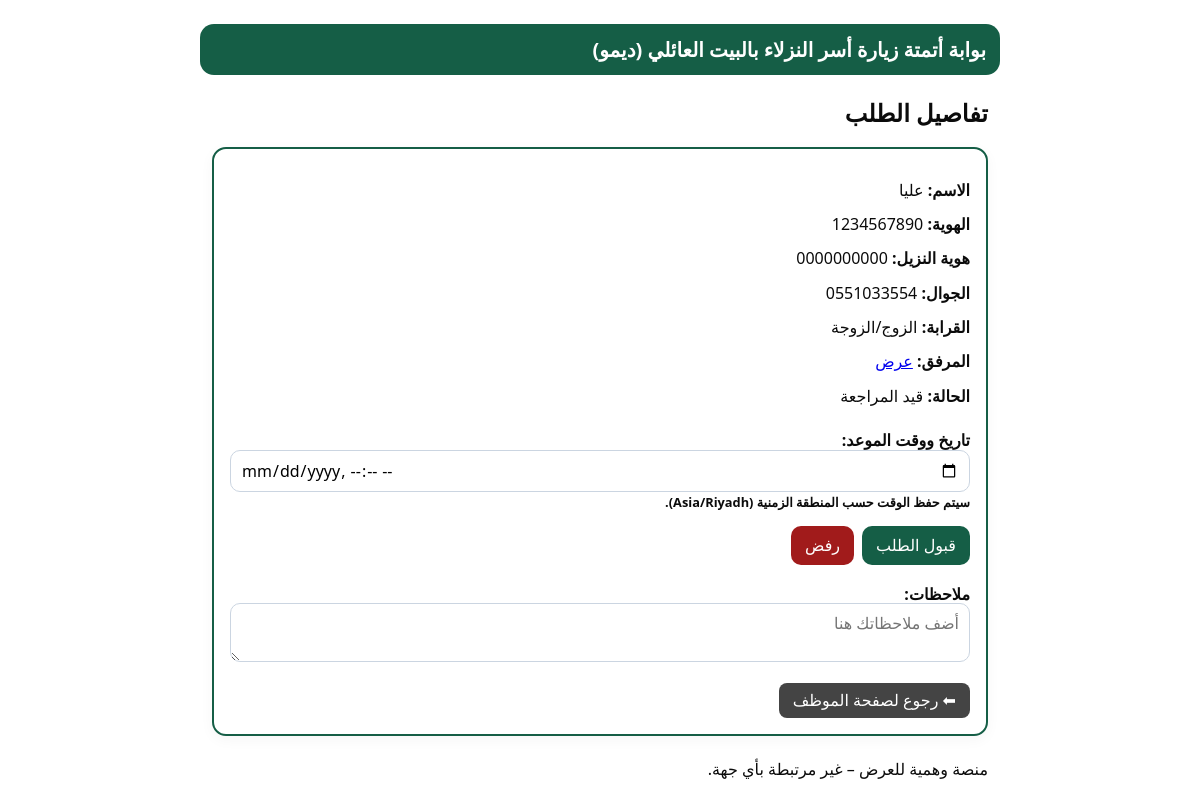
The page /review/2/ on the database its author committed.
### visits/models.py (models this page shows, shortened)
class VisitRequest(models.Model):
    RELATION_CHOICES = [
        ('mother', 'الأم'),
        ('father', 'الأب'),
        ('spouse', 'الزوج/الزوجة'),
        ('son', 'الابن/الابنة'),
        ('other', 'أخرى'),
    ]
    STATUS_CHOICES = [
        ('pending', 'قيد المراجعة'),
        ('approved', 'مقبول'),
        ('rejected', 'مرفوض'),
    ]
    full_name = models.CharField(max_length=150)
    national_id = models.CharField(max_length=20)
    inmate_id = models.CharField(max_length=20)  # هوية النزيل الجديدة
    phone = models.CharField(max_length=20)
    relation = models.CharField(max_length=20, choices=RELATION_CHOICES)
    documents = models.FileField(upload_to='documents/')
    terms_accepted = models.BooleanField(default=False)
    status = models.CharField(max_length=20, choices=STATUS_CHOICES, default='pending')
    review_notes = models.TextField(blank=True)
    appointment_datetime = models.DateTimeField(null=True, blank=True)
    appointment_token = models.UUIDField(default=uuid.uuid4, editable=False, unique=True)
    created_at = models.DateTimeField(auto_now_add=True)

### visits/views.py (the view, shortened to what this page needs)
# urls.py: path('review/<int:pk>/', views.review_detail, name='review_detail'),
def review_detail(request, pk):
    visit = get_object_or_404(VisitRequest, pk=pk)
    return render(request, 'visits/review_detail.html', {'obj': visit})

### visits/templates/visits/review_detail.html (shortened to what this page needs)
{% extends 'visits/base.html' %}
{% block content %}
  {% now "Y-m-d\\TH:i" as now_dt %}
  <h2>تفاصيل الطلب</h2>
  <div class="card">
    <p><strong>الاسم:</strong> {{ obj.full_name }}</p>
    <p><strong>الهوية:</strong> {{ obj.national_id }}</p>
    <p><strong>هوية النزيل:</strong> {{ obj.inmate_id }}</p>
    <p><strong>الجوال:</strong> {{ obj.phone }}</p>
    <p><strong>القرابة:</strong> {{ obj.get_relation_display }}</p>
    <p><strong>المرفق:</strong>
      {% if obj.documents %}
        <a href="{{ obj.documents.url }}" target="_blank">عرض</a>
      {% else %}
        —
      {% endif %}
    </p>
    <p><strong>الحالة:</strong> {{ obj.get_status_display }}</p>
    <form method="post" class="stack" novalidate>
      <label>تاريخ ووقت الموعد:
        <input
          type="datetime-local"
          name="appointment_datetime"
          value="{{ obj.appointment_datetime|date:'Y-m-d\\TH:i' }}"
          min="{{ now_dt }}"
          required
        >
        <small>سيتم حفظ الوقت حسب المنطقة الزمنية (Asia/Riyadh).</small>
      </label>
      <div class="row">
        <button name="action" value="approve">قبول الطلب</button>
        <button name="action" value="reject" class="danger" type="submit">رفض</button>
      </div>
      <label>ملاحظات:
        <textarea name="review_notes" placeholder="أضف ملاحظاتك هنا">{{ obj.review_notes }}</textarea>
      </label>
    </form>
    <a href="{% url 'visits:review_list' %}" style="display:inline-block;margin-top:12px;padding:8px 14px;background:#444;color:#fff;text-decoration:none;border-radius:8px;">
      ⬅ رجوع لصفحة الموظف
    </a>
  </div>
{% endblock %}

### visits/static/visits/style.css (style rules this page uses)
:root { --green:#155e46; --white:#ffffff; --muted:#4b5563; }
* { box-sizing:border-box;font-family:system-ui,Segoe UI,Roboto,Arial }
body { background:var(--white);color:#0b0b0b }
.card { background:var(--white);padding:16px;border:2px solid var(--green);border-radius:14px;box-shadow:0 4px 14px rgba(0,0,0,.04) }
label { display:block;margin:10px 0 6px;font-weight:600 }
input,select,textarea { width:100%;padding:10px;border:1px solid #cbd5e1;border-radius:10px }
button { padding:10px 14px;border:none;border-radius:10px;background:var(--green);color:var(--white);cursor:pointer }
button.danger { background:#a11b1b }
.row { display:flex;gap:8px;align-items:center }
.stack { display:grid;gap:10px }

### rows shown on the page
VisitRequest: full_name "عليا", national_id "1234567890", inmate_id "0000000000", phone "0551033554", relation "الزوج/الزوجة", status "قيد المراجعة"
